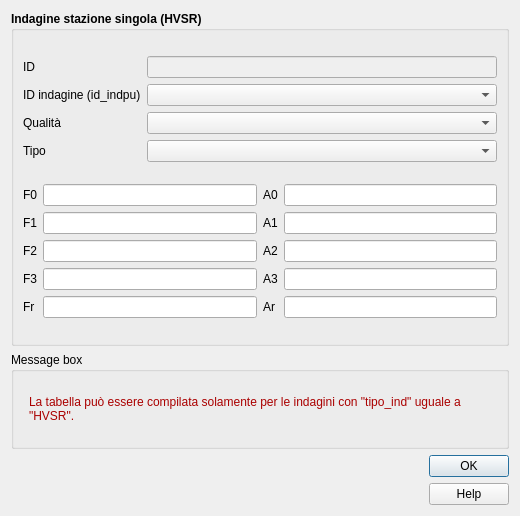
<?xml version="1.0" encoding="UTF-8"?>
<ui version="4.0">
 <class>freq</class>
 <widget class="QDialog" name="freq">
  <property name="geometry">
   <rect>
    <x>0</x>
    <y>0</y>
    <width>520</width>
    <height>516</height>
   </rect>
  </property>
  <property name="minimumSize">
   <size>
    <width>520</width>
    <height>420</height>
   </size>
  </property>
  <property name="maximumSize">
   <size>
    <width>1500</width>
    <height>1500</height>
   </size>
  </property>
  <property name="windowTitle">
   <string>Indagine stazione singola</string>
  </property>
  <property name="modal">
   <bool>true</bool>
  </property>
  <layout class="QVBoxLayout" name="verticalLayout_2">
   <item>
    <widget class="QGroupBox" name="groupBox">
     <property name="sizePolicy">
      <sizepolicy hsizetype="Expanding" vsizetype="Expanding">
       <horstretch>0</horstretch>
       <verstretch>0</verstretch>
      </sizepolicy>
     </property>
     <property name="minimumSize">
      <size>
       <width>0</width>
       <height>0</height>
      </size>
     </property>
     <property name="font">
      <font>
       <weight>75</weight>
       <bold>true</bold>
      </font>
     </property>
     <property name="title">
      <string>Indagine stazione singola (HVSR)</string>
     </property>
     <layout class="QGridLayout" name="gridLayout_5">
      <item row="0" column="0">
       <layout class="QGridLayout" name="gridLayout_4">
        <item row="2" column="0">
         <widget class="QLabel" name="label_2">
          <property name="font">
           <font>
            <weight>50</weight>
            <bold>false</bold>
           </font>
          </property>
          <property name="text">
           <string>Qualità</string>
          </property>
         </widget>
        </item>
        <item row="0" column="0">
         <widget class="QLabel" name="label_3">
          <property name="font">
           <font>
            <weight>50</weight>
            <bold>false</bold>
           </font>
          </property>
          <property name="text">
           <string>ID</string>
          </property>
         </widget>
        </item>
        <item row="3" column="1">
         <widget class="QComboBox" name="tipo"/>
        </item>
        <item row="2" column="1">
         <widget class="QComboBox" name="qualita"/>
        </item>
        <item row="1" column="0">
         <widget class="QLabel" name="label">
          <property name="font">
           <font>
            <weight>50</weight>
            <bold>false</bold>
           </font>
          </property>
          <property name="text">
           <string>ID indagine (id_indpu)</string>
          </property>
         </widget>
        </item>
        <item row="1" column="1">
         <widget class="QComboBox" name="id_indpu">
          <property name="toolTip">
           <string/>
          </property>
         </widget>
        </item>
        <item row="0" column="1">
         <widget class="QLineEdit" name="pkuid">
          <property name="enabled">
           <bool>false</bool>
          </property>
          <property name="palette">
           <palette>
            <active>
             <colorrole role="Text">
              <brush brushstyle="SolidPattern">
               <color alpha="255">
                <red>113</red>
                <green>113</green>
                <blue>113</blue>
               </color>
              </brush>
             </colorrole>
             <colorrole role="PlaceholderText">
              <brush brushstyle="NoBrush">
               <color alpha="128">
                <red>113</red>
                <green>113</green>
                <blue>113</blue>
               </color>
              </brush>
             </colorrole>
            </active>
            <inactive>
             <colorrole role="Text">
              <brush brushstyle="SolidPattern">
               <color alpha="255">
                <red>113</red>
                <green>113</green>
                <blue>113</blue>
               </color>
              </brush>
             </colorrole>
             <colorrole role="PlaceholderText">
              <brush brushstyle="NoBrush">
               <color alpha="128">
                <red>113</red>
                <green>113</green>
                <blue>113</blue>
               </color>
              </brush>
             </colorrole>
            </inactive>
            <disabled>
             <colorrole role="Text">
              <brush brushstyle="SolidPattern">
               <color alpha="255">
                <red>120</red>
                <green>120</green>
                <blue>120</blue>
               </color>
              </brush>
             </colorrole>
             <colorrole role="PlaceholderText">
              <brush brushstyle="NoBrush">
               <color alpha="128">
                <red>113</red>
                <green>113</green>
                <blue>113</blue>
               </color>
              </brush>
             </colorrole>
            </disabled>
           </palette>
          </property>
          <property name="toolTip">
           <string/>
          </property>
         </widget>
        </item>
        <item row="3" column="0">
         <widget class="QLabel" name="label_14">
          <property name="font">
           <font>
            <weight>50</weight>
            <bold>false</bold>
           </font>
          </property>
          <property name="text">
           <string>Tipo</string>
          </property>
         </widget>
        </item>
       </layout>
      </item>
      <item row="1" column="0">
       <layout class="QGridLayout" name="gridLayout">
        <item row="2" column="3">
         <widget class="QLineEdit" name="a2"/>
        </item>
        <item row="0" column="0">
         <widget class="QLabel" name="label_4">
          <property name="font">
           <font>
            <weight>50</weight>
            <bold>false</bold>
           </font>
          </property>
          <property name="text">
           <string>F0</string>
          </property>
         </widget>
        </item>
        <item row="2" column="2">
         <widget class="QLabel" name="label_8">
          <property name="font">
           <font>
            <weight>50</weight>
            <bold>false</bold>
           </font>
          </property>
          <property name="text">
           <string>A2</string>
          </property>
         </widget>
        </item>
        <item row="4" column="0">
         <widget class="QLabel" name="label_16">
          <property name="font">
           <font>
            <weight>50</weight>
            <bold>false</bold>
           </font>
          </property>
          <property name="text">
           <string>Fr</string>
          </property>
         </widget>
        </item>
        <item row="2" column="1">
         <widget class="QLineEdit" name="f2"/>
        </item>
        <item row="1" column="3">
         <widget class="QLineEdit" name="a1"/>
        </item>
        <item row="1" column="0">
         <widget class="QLabel" name="label_7">
          <property name="font">
           <font>
            <weight>50</weight>
            <bold>false</bold>
           </font>
          </property>
          <property name="text">
           <string>F1</string>
          </property>
         </widget>
        </item>
        <item row="0" column="2">
         <widget class="QLabel" name="label_5">
          <property name="font">
           <font>
            <weight>50</weight>
            <bold>false</bold>
           </font>
          </property>
          <property name="text">
           <string>A0</string>
          </property>
         </widget>
        </item>
        <item row="3" column="3">
         <widget class="QLineEdit" name="a3"/>
        </item>
        <item row="0" column="1">
         <widget class="QLineEdit" name="f0"/>
        </item>
        <item row="3" column="2">
         <widget class="QLabel" name="label_12">
          <property name="font">
           <font>
            <weight>50</weight>
            <bold>false</bold>
           </font>
          </property>
          <property name="text">
           <string>A3</string>
          </property>
         </widget>
        </item>
        <item row="4" column="2">
         <widget class="QLabel" name="label_17">
          <property name="font">
           <font>
            <weight>50</weight>
            <bold>false</bold>
           </font>
          </property>
          <property name="text">
           <string>Ar</string>
          </property>
         </widget>
        </item>
        <item row="4" column="3">
         <widget class="QLineEdit" name="ar"/>
        </item>
        <item row="3" column="0">
         <widget class="QLabel" name="label_13">
          <property name="font">
           <font>
            <weight>50</weight>
            <bold>false</bold>
           </font>
          </property>
          <property name="text">
           <string>F3</string>
          </property>
         </widget>
        </item>
        <item row="3" column="1">
         <widget class="QLineEdit" name="f3"/>
        </item>
        <item row="1" column="2">
         <widget class="QLabel" name="label_6">
          <property name="font">
           <font>
            <weight>50</weight>
            <bold>false</bold>
           </font>
          </property>
          <property name="text">
           <string>A1</string>
          </property>
         </widget>
        </item>
        <item row="0" column="3">
         <widget class="QLineEdit" name="a0"/>
        </item>
        <item row="4" column="1">
         <widget class="QLineEdit" name="fr"/>
        </item>
        <item row="2" column="0">
         <widget class="QLabel" name="label_9">
          <property name="font">
           <font>
            <weight>50</weight>
            <bold>false</bold>
           </font>
          </property>
          <property name="text">
           <string>F2</string>
          </property>
         </widget>
        </item>
        <item row="1" column="1">
         <widget class="QLineEdit" name="f1"/>
        </item>
       </layout>
      </item>
     </layout>
    </widget>
   </item>
   <item>
    <widget class="QGroupBox" name="groupBox_2">
     <property name="sizePolicy">
      <sizepolicy hsizetype="Expanding" vsizetype="Fixed">
       <horstretch>0</horstretch>
       <verstretch>0</verstretch>
      </sizepolicy>
     </property>
     <property name="minimumSize">
      <size>
       <width>0</width>
       <height>0</height>
      </size>
     </property>
     <property name="title">
      <string>Message box</string>
     </property>
     <layout class="QFormLayout" name="formLayout_2">
      <item row="0" column="1">
       <widget class="QLabel" name="alert_text">
        <property name="sizePolicy">
         <sizepolicy hsizetype="Expanding" vsizetype="Expanding">
          <horstretch>0</horstretch>
          <verstretch>0</verstretch>
         </sizepolicy>
        </property>
        <property name="text">
         <string>&lt;html&gt;&lt;head/&gt;&lt;body&gt;&lt;p&gt;&lt;span style=&quot; color:#aa0000;&quot;&gt;La tabella può essere compilata solamente per le indagini con &amp;quot;tipo_ind&amp;quot; uguale a &amp;quot;HVSR&amp;quot;.&lt;/span&gt;&lt;/p&gt;&lt;/body&gt;&lt;/html&gt;</string>
        </property>
        <property name="textFormat">
         <enum>Qt::RichText</enum>
        </property>
        <property name="alignment">
         <set>Qt::AlignLeading|Qt::AlignLeft|Qt::AlignVCenter</set>
        </property>
        <property name="wordWrap">
         <bool>true</bool>
        </property>
       </widget>
      </item>
     </layout>
    </widget>
   </item>
   <item>
    <layout class="QHBoxLayout" name="horizontalLayout">
     <item>
      <widget class="QLabel" name="label_logo_cnr">
       <property name="maximumSize">
        <size>
         <width>81</width>
         <height>60</height>
        </size>
       </property>
       <property name="text">
        <string/>
       </property>
       <property name="pixmap">
        <pixmap>../loghi/Logo CNR-2010-Quadrato-ITA-high.png</pixmap>
       </property>
       <property name="scaledContents">
        <bool>true</bool>
       </property>
      </widget>
     </item>
     <item>
      <widget class="QLabel" name="label_logo_igag">
       <property name="maximumSize">
        <size>
         <width>70</width>
         <height>60</height>
        </size>
       </property>
       <property name="text">
        <string/>
       </property>
       <property name="pixmap">
        <pixmap>../loghi/IGAG-CMYK.png</pixmap>
       </property>
       <property name="scaledContents">
        <bool>true</bool>
       </property>
      </widget>
     </item>
     <item>
      <spacer name="horizontalSpacer">
       <property name="orientation">
        <enum>Qt::Horizontal</enum>
       </property>
       <property name="sizeHint" stdset="0">
        <size>
         <width>40</width>
         <height>20</height>
        </size>
       </property>
      </spacer>
     </item>
     <item>
      <layout class="QVBoxLayout" name="verticalLayout">
       <item>
        <widget class="QDialogButtonBox" name="buttonBox">
         <property name="sizePolicy">
          <sizepolicy hsizetype="Fixed" vsizetype="Fixed">
           <horstretch>0</horstretch>
           <verstretch>0</verstretch>
          </sizepolicy>
         </property>
         <property name="minimumSize">
          <size>
           <width>0</width>
           <height>0</height>
          </size>
         </property>
         <property name="cursor">
          <cursorShape>PointingHandCursor</cursorShape>
         </property>
         <property name="orientation">
          <enum>Qt::Vertical</enum>
         </property>
         <property name="standardButtons">
          <set>QDialogButtonBox::Ok</set>
         </property>
         <property name="centerButtons">
          <bool>true</bool>
         </property>
        </widget>
       </item>
       <item>
        <widget class="QPushButton" name="help_button">
         <property name="cursor">
          <cursorShape>PointingHandCursor</cursorShape>
         </property>
         <property name="text">
          <string>Help</string>
         </property>
        </widget>
       </item>
      </layout>
     </item>
    </layout>
   </item>
  </layout>
 </widget>
 <tabstops>
  <tabstop>pkuid</tabstop>
  <tabstop>id_indpu</tabstop>
  <tabstop>qualita</tabstop>
  <tabstop>tipo</tabstop>
  <tabstop>f0</tabstop>
  <tabstop>a0</tabstop>
  <tabstop>f1</tabstop>
  <tabstop>a1</tabstop>
  <tabstop>f2</tabstop>
  <tabstop>a2</tabstop>
  <tabstop>f3</tabstop>
  <tabstop>a3</tabstop>
  <tabstop>fr</tabstop>
  <tabstop>ar</tabstop>
  <tabstop>help_button</tabstop>
 </tabstops>
 <resources/>
 <connections/>
</ui>
